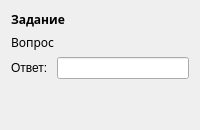
      <widget class="QWidget" name="pageNodeOpen">
       <layout class="QVBoxLayout" name="verticalLayout_4">
        <item>
         <widget class="QLabel" name="labelTaskOpen">
          <property name="font">
           <font>
            <family>Droid Serif</family>
            <weight>75</weight>
            <bold>true</bold>
           </font>
          </property>
          <property name="text">
           <string>Задание</string>
          </property>
         </widget>
        </item>
        <item>
         <widget class="QLabel" name="labelQuestOpen">
          <property name="font">
           <font>
            <family>Droid Serif</family>
           </font>
          </property>
          <property name="text">
           <string>Вопрос</string>
          </property>
         </widget>
        </item>
        <item>
         <layout class="QHBoxLayout" name="horizontalLayout_3">
          <item>
           <widget class="QLabel" name="labelAnswer">
            <property name="text">
             <string>Ответ: </string>
            </property>
           </widget>
          </item>
          <item>
           <widget class="QLineEdit" name="leAnswer"/>
          </item>
         </layout>
        </item>
        <item>
         <spacer name="verticalSpacer_2">
          <property name="orientation">
           <enum>Qt::Vertical</enum>
          </property>
          <property name="sizeHint" stdset="0">
           <size>
            <width>20</width>
            <height>40</height>
           </size>
          </property>
         </spacer>
        </item>
       </layout>
      </widget>
